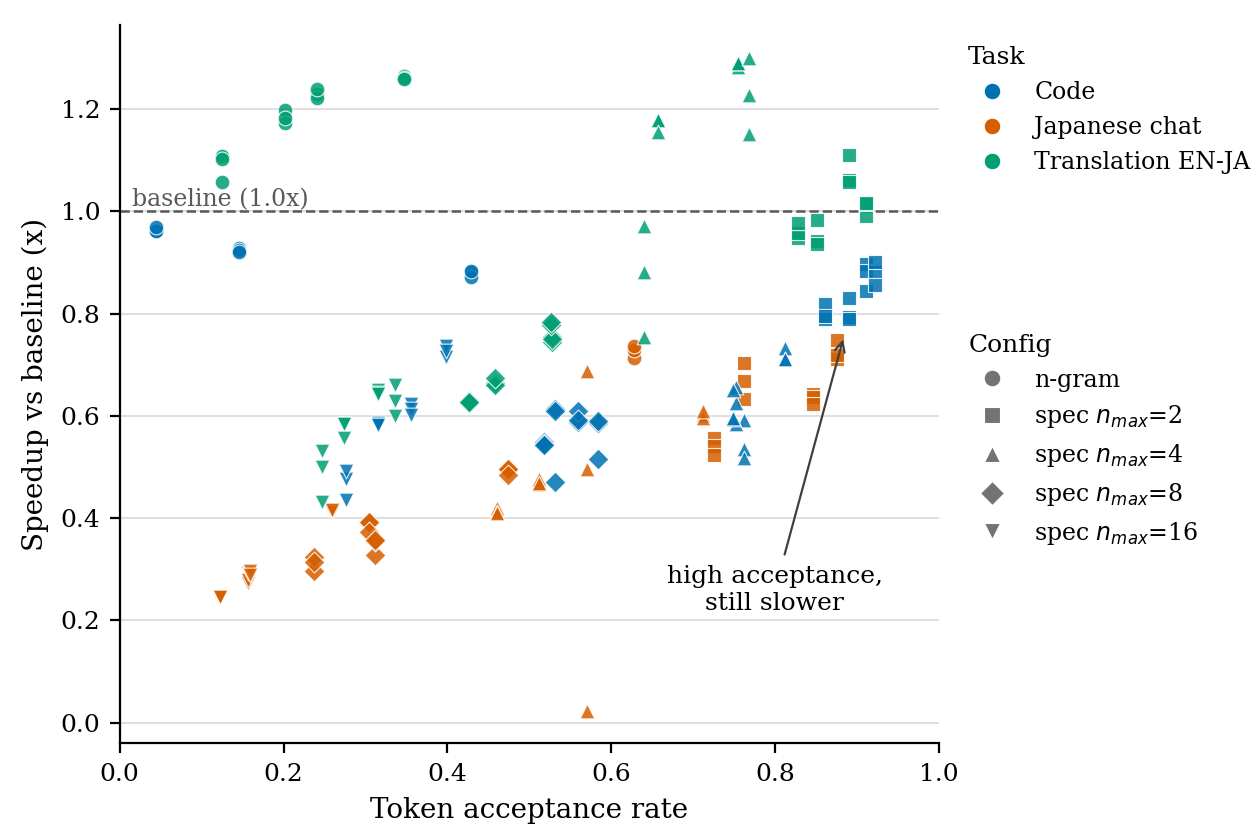

The script that saved this image:
#!/usr/bin/env python
"""Fig 4: per-request token acceptance rate vs per-request speedup over the
task baseline median. Colored by task, marker shape by config.

The figure carries the overhead argument: even requests with very high
acceptance (fx_spec_d2, ~0.9) sit below the 1.0x baseline line.

Reads:  report/data/summary.json
Writes: report/figures/fig4_acceptance_vs_speed.{pdf,png}
"""
import json
import os

import matplotlib as mpl
import matplotlib.pyplot as plt
from matplotlib.lines import Line2D

HERE = os.path.dirname(os.path.abspath(__file__))
DATA = os.path.join(HERE, "..", "data", "summary.json")

# ---------------------------------------------------------------- style
mpl.rcParams.update({
    "font.family": "serif",
    "font.serif": ["DejaVu Serif"],
    "font.size": 10,
    "axes.titlesize": 10,
    "axes.labelsize": 10,
    "legend.fontsize": 8.5,
    "xtick.labelsize": 9,
    "ytick.labelsize": 9,
    "axes.spines.top": False,
    "axes.spines.right": False,
    "axes.grid": True,
    "axes.grid.axis": "y",
    "grid.color": "0.85",
    "grid.linewidth": 0.6,
    "legend.frameon": False,
})

# Okabe-Ito colorblind-safe palette
OKABE_ITO = {
    "blue": "#0072B2",
    "vermillion": "#D55E00",
    "green": "#009E73",
    "orange": "#E69F00",
    "skyblue": "#56B4E9",
    "purple": "#CC79A7",
    "yellow": "#F0E442",
    "black": "#000000",
}

TASK_COLORS = {
    "code": OKABE_ITO["blue"],
    "ja_chat": OKABE_ITO["vermillion"],
    "translation_en_ja": OKABE_ITO["green"],
}
TASK_LABELS = {
    "code": "Code",
    "ja_chat": "Japanese chat",
    "translation_en_ja": "Translation EN-JA",
}

CONFIG_MARKERS = {
    "fx_ngram": "o",
    "fx_spec_d2": "s",
    "fx_spec_d4": "^",
    "fx_spec_d8": "D",
    "fx_spec_d16": "v",
}
CONFIG_LABELS = {
    "fx_ngram": "n-gram",
    "fx_spec_d2": "spec $n_{max}$=2",
    "fx_spec_d4": "spec $n_{max}$=4",
    "fx_spec_d8": "spec $n_{max}$=8",
    "fx_spec_d16": "spec $n_{max}$=16",
}

# ---------------------------------------------------------------- data
with open(DATA) as f:
    summary = json.load(f)

baseline = summary["baseline_medians"]

fig, ax = plt.subplots(figsize=(6.3, 4.2))

for config, marker in CONFIG_MARKERS.items():
    for task, color in TASK_COLORS.items():
        acc = summary["acceptance_points"][config][task]
        tps = summary["raw_points"][config][task]
        if not acc:
            continue
        # acceptance_points may be shorter than raw_points when some
        # requests produced no draft tokens (e.g. n-gram); pair the
        # available per-request values.
        n = min(len(acc), len(tps))
        speedup = [v / baseline[task] for v in tps[:n]]
        ax.scatter(acc[:n], speedup, marker=marker, s=28,
                   facecolors=color, edgecolors="white",
                   linewidths=0.4, alpha=0.85, zorder=3)

# Baseline reference line
ax.axhline(1.0, color="0.35", linewidth=0.9, linestyle="--", zorder=2)
ax.text(0.015, 1.0, "baseline (1.0x)", va="bottom", ha="left",
        fontsize=8.5, color="0.35",
        transform=ax.get_yaxis_transform())

# Annotate the overhead argument: the fx_spec_d2 cluster has ~0.9
# acceptance but still sits below 1.0x.
ax.annotate("high acceptance,\nstill slower",
            xy=(0.885, 0.76), xycoords="data",
            xytext=(0.80, 0.22), textcoords="data",
            fontsize=9, ha="center",
            arrowprops=dict(arrowstyle="->", color="0.25", linewidth=0.8))

ax.set_xlabel("Token acceptance rate")
ax.set_ylabel("Speedup vs baseline (x)")
ax.set_xlim(0, 1.0)

# Legends: colors = task, marker shapes = config
task_handles = [
    Line2D([], [], marker="o", linestyle="none", markersize=6,
           markerfacecolor=TASK_COLORS[t], markeredgecolor="white",
           markeredgewidth=0.4, label=TASK_LABELS[t])
    for t in summary["tasks"]
]
config_handles = [
    Line2D([], [], marker=CONFIG_MARKERS[c], linestyle="none",
           markersize=6, markerfacecolor="0.45", markeredgecolor="white",
           markeredgewidth=0.4, label=CONFIG_LABELS[c])
    for c in CONFIG_MARKERS
]
leg1 = ax.legend(handles=task_handles, title="Task",
                 loc="upper left", bbox_to_anchor=(1.01, 1.0),
                 alignment="left")
leg1.get_title().set_fontsize(9)
ax.add_artist(leg1)
leg2 = ax.legend(handles=config_handles, title="Config",
                 loc="upper left", bbox_to_anchor=(1.01, 0.60),
                 alignment="left")
leg2.get_title().set_fontsize(9)

# Reserve room on the right for the two outside legends
# (tight_layout ignores legends placed outside the axes).
fig.subplots_adjust(left=0.095, right=0.745, top=0.97, bottom=0.115)

for ext, kw in (("pdf", {}), ("png", {"dpi": 200})):
    fig.savefig(os.path.join(HERE, f"fig4_acceptance_vs_speed.{ext}"), **kw)
print("saved fig4_acceptance_vs_speed.{pdf,png}")
